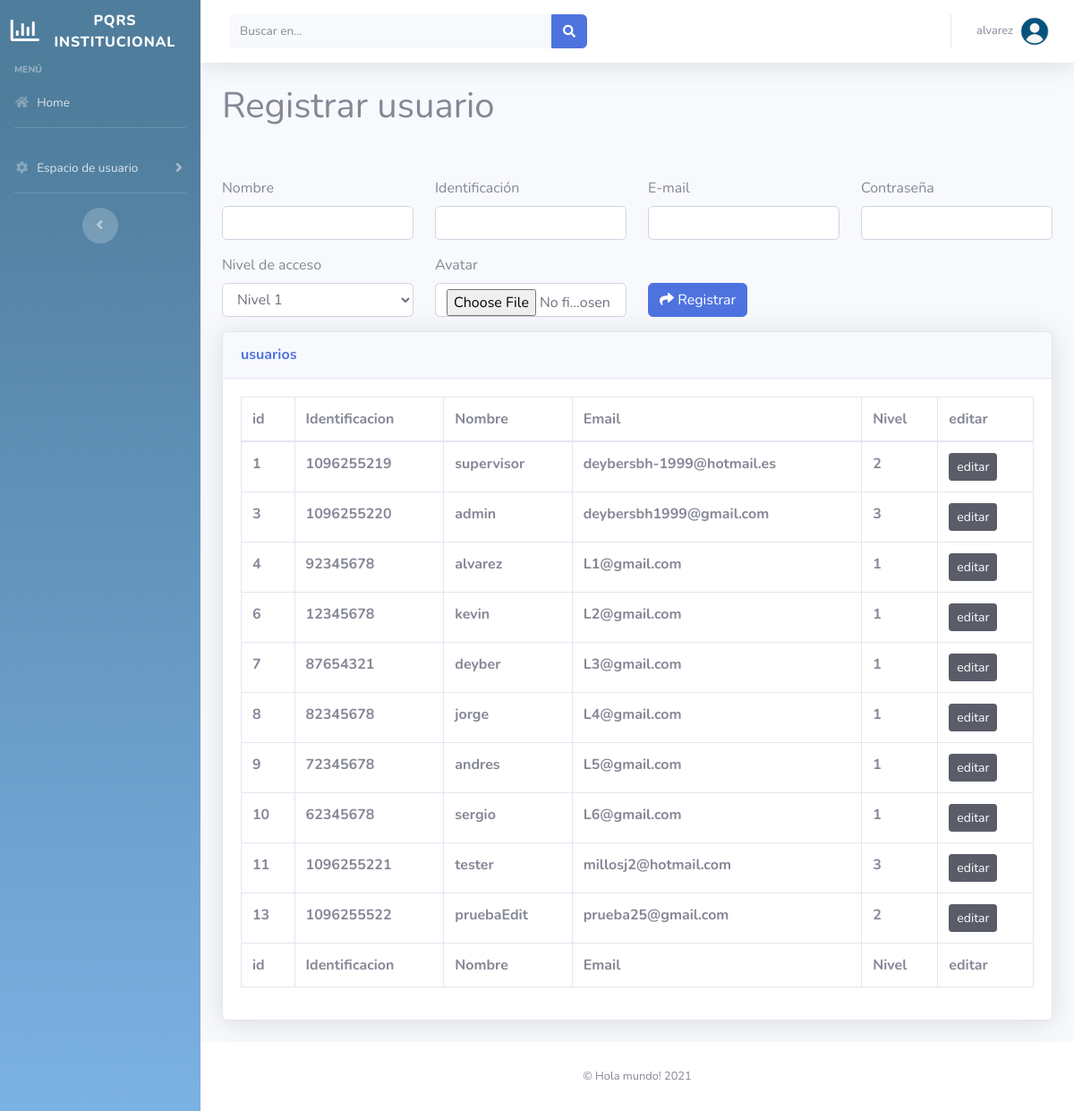
The page /registrarUsuario.php (signed in) on the database its author committed.
### tables this page shows
CREATE TABLE `usuarios` (
  `id` int(2) NOT NULL,
  `identificacion` varchar(12) NOT NULL,
  `nombre` varchar(50) NOT NULL,
  `email` varchar(60) NOT NULL,
  `password` varchar(200) NOT NULL,
  `level` varchar(2) NOT NULL,
  `avatar` text DEFAULT NULL,
  `lidera` varchar(50) DEFAULT NULL
);

### Controllers/tablaUsuarios_controller.php (called while the page is built, shortened)
<?php
class queries{
    function getUsuariosT(){
        $conexionLogin = new conexionLogin();
        $conexion = $conexionLogin->conectar();
        $sql = $conexion->prepare('
        SELECT * FROM usuarios
        ');
        $sql->execute();
        $UsuariosT = $sql->fetchAll();
        return $UsuariosT;
    }
}

### registrarUsuario.php (shortened to what this page needs)
<?php
    include_once('Controllers\tablaUsuarios_controller.php');
    include_once('template.php');
    $llamado = new queries();
    $UsuariosT = $llamado->getUsuariosT();
?>
<!DOCTYPE html>
<html lang="es">
<?=head('Registrar Usuario')?>
<?=startBody()?>
    <h1>Registrar usuario</h1>
    <form id="formRegistrarUsuario" enctype="multipart/form-data">
        <div class="row form-group pt-5">
            <div class="col-md-3">
                <label for="nombre" class="form-label">Nombre</label>
                <input type="text" class="form-control" id="nombre" name="nombre" required>
            </div>
            <div class="col-md-3">
                <label for="identificacion" class="form-label">Identificación</label>
                <input type="text" class="form-control" id="identificacion" name="identificacion" required>
            </div>
            <div class="col-md-3">
                <label for="email" class="form-label">E-mail</label>
                <input type="email" class="form-control" id="email" name="email" required>
            </div>
            <div class="col-md-3">
                <label for="password" class="form-label">Contraseña</label>
                <input type="password" class="form-control" id="password" name="password" required>
            </div>
        </div>
        <div class="row form-group">
            <div class="col-md-3">
                <label for="level" class="form-label">Nivel de acceso</label>
                <select class="form-control" name="level" id="level">
                    <option value="1">Nivel 1</option>
                </select>
            </div>
            <div class="col-md-3">
                <label for="avatar">Avatar</label>
                <input type="file" class="form-control" name="avatar" id="avatar">
            </div>
            <div class="col-md-3" style="padding-top: 2em;">
                <button type="submit" class="btn btn-primary"><i class="fas fa-share"></i>&nbsp;Registrar</button>
            </div>
        </div>
    </form>
    <div class="card shadow mb-4">
                        <div class="card-header py-3">
                            <h6 class="m-0 font-weight-bold text-primary">usuarios</h6>
                        </div>
                        <div class="card-body">
                            <div class="table-responsive">
                                <table class="table table-bordered" id="dataTable" width="100%" cellspacing="0">
                                    <thead>
                                        <tr>
                                            <th>id</th>
                                            <th>Identificacion</th>
                                            <th>Nombre</th>
                                            <th>Email</th>
                                            <th>Nivel</th>
                                            <th>editar</th>
                                        </tr>
                                    </thead>
                                    <tfoot>
                                        <tr>
                                            <th>id</th>
                                            <th>Identificacion</th>
                                            <th>Nombre</th>
                                            <th>Email</th>
                                            <th>Nivel</th>
                                            <th>editar</th>
                                        </tr>
                                    </tfoot>
                                    <tbody>
                                      <?php
                                           foreach ($UsuariosT as $key) {
                                      ?>
                                        <tr>
                                            <th><?=$key['id']?></th>
                                            <th><?=$key['identificacion']?></th>
                                            <th><?=$key['nombre']?></th>
                                            <th><?=$key['email']?></th>
                                            <th><?=$key['level']?></th>
                                            <th><a href="#editar_<?php echo $key['id']; ?>" class="btn btn-dark btn-sm" data-toggle="modal"><span class="glyphicon glyphicon-edit"></span> editar</a></th>
                                        </tr>
                                        <?php
                                           }
                                        ?>
                                    </tbody>
                                </table>
                            </div>
                        </div>
                    </div>
<?=endBody()?>
</html>

### rows shown on the page
usuarios: id "1", identificacion "1096255219", nombre "supervisor", email "deybersbh-1999@hotmail.es", level "2"
usuarios: id "3", identificacion "1096255220", nombre "admin", email "deybersbh1999@gmail.com", level "3"
usuarios: id "4", identificacion "92345678", nombre "alvarez", email "L1@gmail.com", level "1"
usuarios: id "6", identificacion "12345678", nombre "kevin", email "L2@gmail.com", level "1"
usuarios: id "7", identificacion "87654321", nombre "deyber", email "L3@gmail.com", level "1"
usuarios: id "8", identificacion "82345678", nombre "jorge", email "L4@gmail.com", level "1"
usuarios: id "9", identificacion "72345678", nombre "andres", email "L5@gmail.com", level "1"
usuarios: id "10", identificacion "62345678", nombre "sergio", email "L6@gmail.com", level "1"
usuarios: id "11", identificacion "1096255221", nombre "tester", email "millosj2@hotmail.com", level "3"
usuarios: id "13", identificacion "1096255522", nombre "pruebaEdit", email "prueba25@gmail.com", level "2"

### other values the page prints
getLevel($_SESSION['level']) "MENÚ Home Espacio de usuario"
$_SESSION['nombre'] "alvarez"
